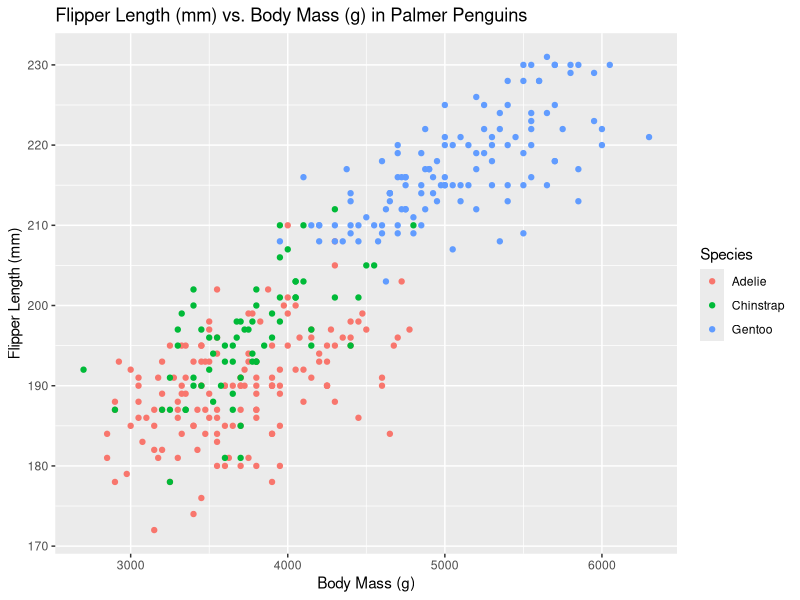
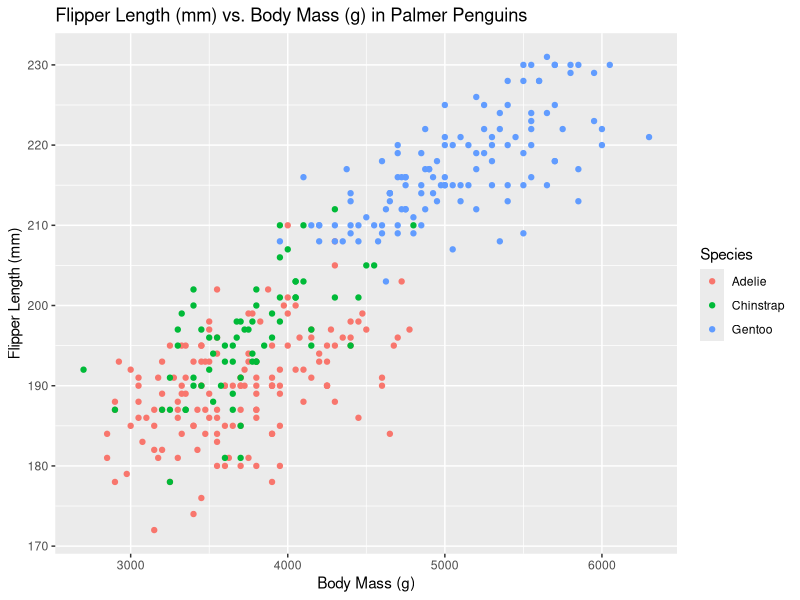

Here is the R script that generated these plots, in order:
## ---- chunk 1
knitr::opts_chunk$set(echo = TRUE,
                      message=FALSE,
                      warning=FALSE)
## ---- chunk 2
library(tidyverse)
library(palmerpenguins)
library(here)
## ---- chunk 3
g_to_kg <- function(g){ #creating function kg to g - input is g
  kg <- g/1000 #formula
  return(kg) #return kg value
}
g_to_kg(1500) #turning 1500 grams into kg
## ---- chunk 4
penguinplot <- function(data = penguins, x, y, sizeval=TRUE){ #creating function penguinplot - data will always equal penguins dataset
  if(sizeval == TRUE){ #if sizeval is TRUE...
    ggplot(data, aes(x = {{x}}, #x ix {{x}} from the dataset
                     y = {{y}}, #y is {{y}} from the dataset
                     color = species))+ #color is by species
   geom_point(size = 2) #...point size will be 2
  }
  else{ #else... (FALSE)
    ggplot(data, aes(x = {{x}}, #x ix {{x}} from the dataset
                     y = {{y}}, #y is {{y}} from the dataset
                     color = species))+ #color is by species
      geom_point() #...default geom point size which is smaller
  }
}
penguinplot(x = body_mass_g, y = flipper_length_mm, sizeval = FALSE)+ #using function
  labs(title = "Flipper Length (mm) vs. Body Mass (g) in Palmer Penguins", #add title
       x = "Body Mass (g)", #change x axis title
       y = "Flipper Length (mm)", #change y axis title
       color = "Species") #change legend title
ggsave(here("Week_8", "Outputs", "penguinfunctionplot.png")) #saving plot
